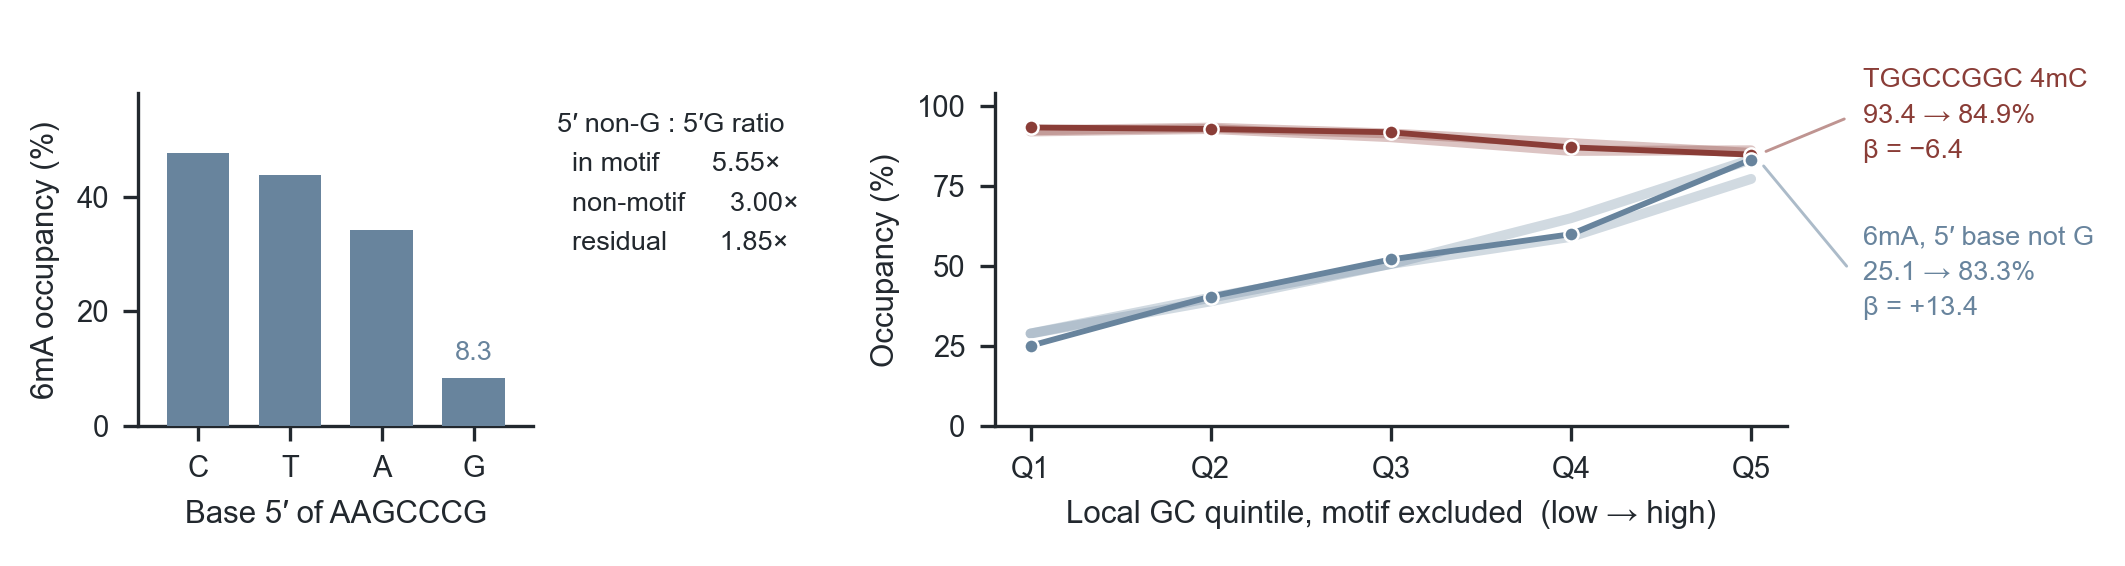

The Python source for this figure:
"""Figure 3, panel f — sequence context of the AAGCCCG 6mA mark.

LEFT  : 6mA occupancy by the base immediately 5' of AAGCCCG.
RIGHT : TGGCCGGC 4mC vs 6mA (5-prime base not G) occupancy across local GC quintiles
        (T1 solid, T2/T3 pale behind).

Renders a composer tile at exactly 2125 x 566 px, transparent background.
Colour means the CHEMISTRY (project rule F2): 4mC -> U.COL_4mC, 6mA -> U.COL_6mA.
Run in the `epi-rna` environment.
"""
import sys, importlib
from pathlib import Path

# [FIG18] タイルを再生成できるよう、artifact マーカーをローカルの入力表に解決しておく。
_DATA_DIR = Path(__file__).resolve().parents[2] / 'data_261013'
import pandas as pd, numpy as np
import matplotlib as mpl
import matplotlib.pyplot as plt
from matplotlib.colors import to_rgba

# ---- shared project style module (name starts with a digit) -----------------
sys.path.insert(0, '/Users/okaban/bioinfo/rna-seq/15_paper_figures/scripts')
U = importlib.import_module('00_shared_utils')
U.apply_unified_style()
mpl.rcParams['savefig.bbox'] = None      # the style helper sets 'tight', which resizes

MINUS = '\u2212'
PRIME = '\u2032'
ARROW = '\u2192'
TIMES = '\u00d7'

OUT_PNG = str(Path(__file__).with_suffix('.png'))

# ---- data -------------------------------------------------------------------
FLANK_CSV = str(_DATA_DIR / "v2d0505cc_F3f1_flank.csv")   # flank_base, occ_6mA_pct
GC_CSV = str(_DATA_DIR / "va4cc78a0_gc_quintile_both_marks_261008.csv")      # timepoint, mark, gc_quintile, n, gc_median, meth_pct

flank = pd.read_csv(FLANK_CSV)
gc = pd.read_csv(GC_CSV)

fig = plt.figure(figsize=(2125 / 300, 566 / 300), dpi=300)

# ---- geometry (figure fractions); top-left ~10x6 mm left clear for the
#      composer's panel letter --------------------------------------------
BOT, TOP = 0.247, 0.835
H = TOP - BOT
axL = fig.add_axes([0.065, BOT, 0.186, H])
axR = fig.add_axes([0.468, BOT, 0.373, H])

# ============================ LEFT: 5' flank base ===========================
order = ['C', 'T', 'A', 'G']
vals = [float(flank.loc[flank.flank_base == b, 'occ_6mA_pct'].iloc[0]) for b in order]
xs = np.arange(len(order))
axL.bar(xs, vals, width=0.68, color=U.COL_6mA, edgecolor='none', zorder=3)
axL.set_xticks(xs)
axL.set_xticklabels(order)
axL.set_xlim(-0.65, len(order) - 0.35)
axL.set_ylim(0, 58)
axL.set_yticks([0, 20, 40])
axL.set_ylabel('6mA occupancy (%)')
axL.set_xlabel(f'Base 5{PRIME} of AAGCCCG')
U.style_axes(axL)

# headline value on the mark that carries the claim
axL.text(xs[-1], vals[-1] + 2.4, '8.3', ha='center', va='bottom',
         fontsize=6.5, color=U.COL_6mA, zorder=4)

# narrative annotation -> whitespace between the two sub-plots
fig.text(0.262, TOP - 0.035,
         # 2026-10-24: ラベルが対比を取り違えていた（整合性監査 CA08）。この 3 値は
         # 5′ が G でないもの（H = A/C/T）対 5′ が G の対比であって、5′C 対 5′G ではない。
         # 本文 R4 は「HAAGCCCG occupancy exceeds GAAGCCCG 5.55-fold」と書いており、
         # 46.17 / 8.32 = 5.549 もレジストリもその読みを支持する。
         f'5{PRIME} non-G : 5{PRIME}G ratio\n'
         f'  in motif       5.55{TIMES}\n'
         f'  non-motif      3.00{TIMES}\n'
         f'  residual       1.85{TIMES}',
         ha='left', va='top', fontsize=6.5, color=U.COL_DARK, linespacing=1.8)

# ============================ RIGHT: GC quintiles ===========================
# 第 1 要素は入力表 'mark' 列との照合キー（変更不可）、第 2 要素が図に出す表示名。
# 2026-10-15: 6mA 側の表示名を 'HAAGCCCG 6mA' から層の名前に変えた。認識配列は AAGCCCG
# 一本に統一した（DECIDED.6mA.DENOMINATOR.261015）ため、図に第 2 のモチーフ名を出さない。
# 層別自体は撤去できない: 5' の G はそれ自体が GC なので、両クラスを混ぜると局所 GC と
# 5' 塩基が交絡する。本文はこの勾配が 5' 塩基で調整しても残ることを述べている。
series = [('TGGCCGGC 4mC', 'TGGCCGGC 4mC', U.COL_4mC, f'93.4 {ARROW} 84.9%', f'\u03b2 = {MINUS}6.4'),
          ('HAAGCCCG 6mA', f'6mA, 5{PRIME} base not G', U.COL_6mA, f'25.1 {ARROW} 83.3%', '\u03b2 = +13.4')]
q = np.arange(1, 6)
for key, label, col, rng, beta in series:
    sub = gc[gc['mark'] == key]
    assert len(sub), f"GC 五分位表に mark='{key}' が無い。入力表のラベル変更の取り残し"
    for tp in ('T2', 'T3'):                      # pale replicates behind
        y = sub[sub.timepoint == tp].sort_values('gc_quintile')['meth_pct'].to_numpy()
        axR.plot(q, y, '-', color=to_rgba(col, 0.30), lw=2.4, zorder=2,
                 solid_capstyle='round')
    y1 = sub[sub.timepoint == 'T1'].sort_values('gc_quintile')['meth_pct'].to_numpy()
    axR.plot(q, y1, '-', color=col, lw=1.4, marker='o', ms=3.4,
             mfc=col, mec='white', mew=0.6, zorder=4)

axR.set_xticks(q)
axR.set_xticklabels([f'Q{i}' for i in q])
axR.set_xlim(0.80, 5.20)
axR.set_ylim(0, 104)
axR.set_yticks([0, 25, 50, 75, 100])
axR.set_ylabel('Occupancy (%)')
axR.set_xlabel(f'Local GC quintile, motif excluded  (low {ARROW} high)')
axR.set_title('',
              loc='left', pad=4)
U.style_axes(axR)

# direct labels in the right margin, one short leader each
LBLX = 5.62
for (key, label, col, rng, beta), (yend, ylab) in zip(series, [(84.88, 97.0), (83.33, 48.0)]):
    # leader carries no text of its own, so it cannot become a text-collision finding
    axR.annotate('', xy=(5.04, yend), xytext=(LBLX - 0.06, ylab),
                 annotation_clip=False,
                 arrowprops=dict(arrowstyle='-', color=to_rgba(col, 0.55),
                                 lw=0.7, shrinkA=2, shrinkB=2,
                                 connectionstyle='arc3,rad=0'))
    axR.text(LBLX, ylab, f'{label}\n{rng}\n{beta}',
             ha='left', va='center', fontsize=6.5, color=col,
             linespacing=1.6, clip_on=False)

# ---- checks + save ----------------------------------------------------------
U.assert_no_text_collisions(fig, 'panel_3f')
fig.savefig(OUT_PNG, dpi=300, transparent=True, bbox_inches=None, pad_inches=0)

from PIL import Image
sz = Image.open(OUT_PNG).size
assert sz == (2125, 566), sz
print('size', sz)
